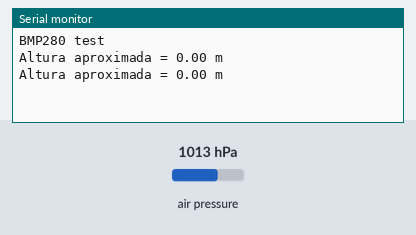
This sketch was run on a simulated Arduino Uno, built with avr-gcc and run on an emulated ATmega328P. Parts: the last lines printed to the serial monitor. The inputs (shaded band) are chosen by the test bench; at power-on: air pressure 1013 hPa.

Above: at 1.2 s.
1.3 s: air pressure set to 952 hPa
At 2.6 s:
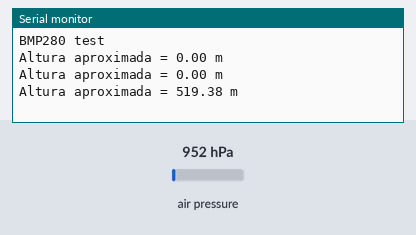
2.8 s: air pressure set to 975 hPa
At 3.5 s:
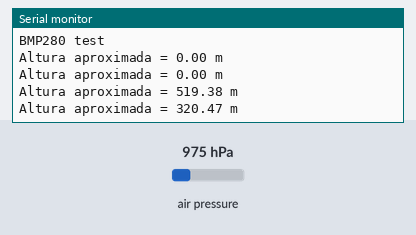
Timing chart, 0 to 5.8 s (numbered marks = the images above; inputs shaded):
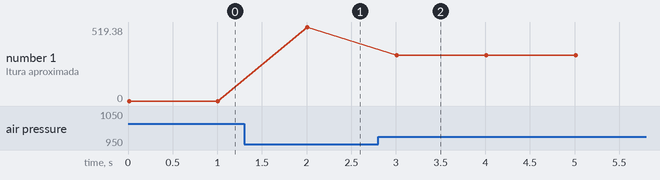

The sketch:

BMP280-test.ino
```cpp
/***************************************************************************
 Altímetro Nibus - Lectura de altitud con sensor BMP280 vía I2C.
 Este programa realiza una lectura inicial para fijar la altitud cero
 y luego mide en tiempo real la altitud relativa.
 ***************************************************************************/

#include <Wire.h>
#include <Adafruit_BMP280.h>

Adafruit_BMP280 bmp; // Comunicación I2C

float initialAltitude = 0;
float altitude = 0;

void setup() {
  Serial.begin(9600);
  while (!Serial) delay(100);
  Serial.println(F("BMP280 test"));

  unsigned status = bmp.begin();
  if (!status) {
    Serial.println("ERROR: No se encontró el sensor");
    Serial.print("SensorID was: 0x"); Serial.println(bmp.sensorID(), 16);
    Serial.print("        ID of 0xFF probablemente significa una dirección incorrecta o sensor incompatible.\n");
    Serial.print("   ID de 0x56-0x58 representa BMP280,\n");
    Serial.print("        0x60 BME280, 0x61 BME680.\n");
    while (1) delay(10);
  }

  // Lectura inicial para establecer altura cero relativa
  initialAltitude = bmp.readAltitude(1028.1);  // Ajustar según presión local
}

void loop() {
  altitude = bmp.readAltitude(1028.1) - initialAltitude;

  Serial.print(F("Altura aproximada = "));
  Serial.print(altitude);
  Serial.println(" m");

  delay(1000);
}
```

Measured:
- after the input at 1.3 s, the serial monitor: prints a new line after 0.71 s (image 1)
- after the input at 2.8 s, the serial monitor: prints a new line after 0.21 s (image 2)
- plotted number 1: 0 → 519.38 after the input at 1.3 s, 519.38 → 320.47 after the input at 2.8 s
